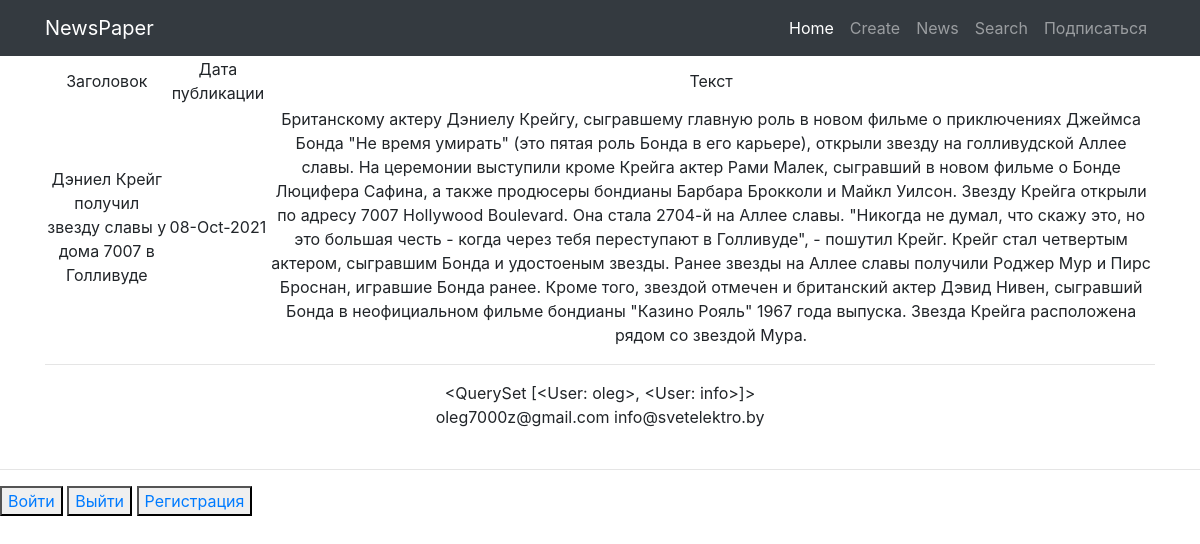
The page /news/56 on the database its author committed.
### myapp/models.py (models this page shows, shortened)
class Post(models.Model):
    author = models.ForeignKey(Author, on_delete= models.CASCADE)
    NEWS = 'NW'
    ARTICLE = 'AR'
    CATEGORY_CHOICE = (
        (NEWS, 'Новость'),
        (ARTICLE, 'Статья'),
    )
    categoryType = models.CharField(max_length=2,choices= CATEGORY_CHOICE, default= ARTICLE)
    dateCreation = models.DateTimeField(auto_now_add= True)
    postCategory = models.ManyToManyField(Category, through='PostCategory')
    title = models.CharField(max_length=128)
    text = models.TextField()
    rating = models.SmallIntegerField(default=0)

### myapp/views.py (the view)
# urls.py: path('<int:pk>', PostDetail.as_view(), name='post_detail'),
class PostDetail(DetailView):
    template_name = 'post_detail.html'
    queryset = Post.objects.all()
    def get_context_data(self, **kwargs):
        context = super().get_context_data(**kwargs)
        de = kwargs['object'].postCategory
        context['pop'] = de.all().last().subscribers.all()
        return context
    def get_object(self, *args, **kwargs):  # переопределяем метод получения объекта, как ни странно
        obj = cache.get(f'post-{self.kwargs["pk"]}', None)  # кэш очень похож на словарь, и метод get действует также. Он забирает значение по ключу, если его нет, то забирает None.
        if not obj:
            obj = super().get_object(*args, **kwargs)
            cache.set(f'post-{self.kwargs["pk"]}', obj)
        return obj

### myapp/templatetags/custom_filters.py (called while the page is built)
@register.filter(name='censor')
def censor(value):
    cens_words = [
        'сторис',
        'подушка',
        'вещей',
        'Джо',
    ]
    for word in cens_words:
        if word in value:
            value = value.replace(word, '_#&#!!*&$_')
    return value

### templates/post_detail.html (shortened to what this page needs)
{% extends 'flatpages/default.html' %}
{% load custom_filters %}
{% block content %}
<table>
        <tr>
            <td>Заголовок</td>
            <td>Дата публикации</td>
            <td>Текст</td>
        </tr>
        <tr>
                <td>{{ post.title}}</td>
                <td>{{ post.dateCreation|date:'d-M-Y'}}</td>
                <td>{{ post.text|censor }}</td>
        </tr>
</table>
<hr>
{{ pop }}<br>
{% for i in pop %}
    {{ i.email }}
{% endfor %}
{% endblock content %}

### rows shown on the page
Post: title "Дэниел Крейг получил звезду славы у дома 7007 в Голливуде", dateCreation "08-Oct-2021", text|censor "Британскому актеру Дэниелу Крейгу, сыгравшему главную роль в новом фильме о приключениях Джеймса Бонда \"Не время умирать\" (это пятая роль Бонда в его карьере), открыли звезду на голливудской Аллее славы. На церемонии выступили кроме Крейга актер Рами Малек, сыгравший в новом фильме о Бонде Люцифера Сафина, а также продюсеры бондианы Барбара Брокколи и Майкл Уилсон. Звезду Крейга открыли по адресу 7007 Hollywood Boulevard. Она стала 2704-й на Аллее славы. \"Никогда не думал, что скажу это, но это большая честь - когда через тебя переступают в Голливуде\", - пошутил Крейг. Крейг стал четвертым актером, сыгравшим Бонда и удостоеным звезды. Ранее звезды на Аллее славы получили Роджер Мур и Пирс…"

### other values the page prints
{{ pop }} "<QuerySet [<User: oleg>, <User: info>]>"
{{ i.email }} "oleg7000z@gmail.com"
{{ i.email }} "info@svetelektro.by"
